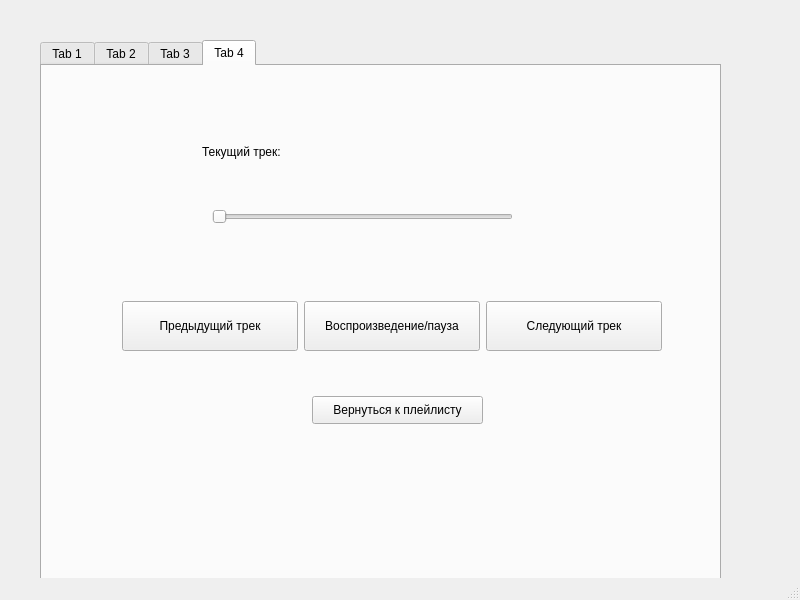
<?xml version="1.0" encoding="UTF-8"?>
<ui version="4.0">
 <class>MainWindow</class>
 <widget class="QMainWindow" name="MainWindow">
  <property name="geometry">
   <rect>
    <x>0</x>
    <y>0</y>
    <width>800</width>
    <height>600</height>
   </rect>
  </property>
  <property name="windowTitle">
   <string>MainWindow</string>
  </property>
  <widget class="QWidget" name="centralwidget">
   <widget class="QTabWidget" name="tabWidget">
    <property name="geometry">
     <rect>
      <x>40</x>
      <y>40</y>
      <width>681</width>
      <height>561</height>
     </rect>
    </property>
    <property name="currentIndex">
     <number>3</number>
    </property>
    <widget class="QWidget" name="tab">
     <attribute name="title">
      <string>Tab 1</string>
     </attribute>
     <widget class="QListWidget" name="listWidget">
      <property name="geometry">
       <rect>
        <x>40</x>
        <y>40</y>
        <width>311</width>
        <height>321</height>
       </rect>
      </property>
     </widget>
     <widget class="QWidget" name="verticalLayoutWidget">
      <property name="geometry">
       <rect>
        <x>410</x>
        <y>60</y>
        <width>160</width>
        <height>271</height>
       </rect>
      </property>
      <layout class="QVBoxLayout" name="verticalLayout">
       <item>
        <widget class="QPushButton" name="pushButton_2">
         <property name="text">
          <string>Перейти к плейлисту</string>
         </property>
        </widget>
       </item>
       <item>
        <widget class="QPushButton" name="pushButton">
         <property name="text">
          <string>Создать плейлист</string>
         </property>
        </widget>
       </item>
       <item>
        <widget class="QPushButton" name="pushButton_3">
         <property name="text">
          <string>Удалить плейлист</string>
         </property>
        </widget>
       </item>
      </layout>
     </widget>
    </widget>
    <widget class="QWidget" name="tab_3">
     <attribute name="title">
      <string>Tab 2</string>
     </attribute>
     <widget class="QWidget" name="verticalLayoutWidget_3">
      <property name="geometry">
       <rect>
        <x>420</x>
        <y>100</y>
        <width>160</width>
        <height>211</height>
       </rect>
      </property>
      <layout class="QVBoxLayout" name="verticalLayout_3">
       <item>
        <widget class="QPushButton" name="pushButton_10">
         <property name="text">
          <string>Добавить трек</string>
         </property>
        </widget>
       </item>
       <item>
        <widget class="QPushButton" name="pushButton_11">
         <property name="text">
          <string>Удалить трек</string>
         </property>
        </widget>
       </item>
       <item>
        <widget class="QPushButton" name="pushButton_9">
         <property name="text">
          <string>Завершить создание</string>
         </property>
        </widget>
       </item>
      </layout>
     </widget>
     <widget class="QListWidget" name="listWidget_3">
      <property name="geometry">
       <rect>
        <x>40</x>
        <y>50</y>
        <width>291</width>
        <height>341</height>
       </rect>
      </property>
     </widget>
     <widget class="QLabel" name="label_2">
      <property name="geometry">
       <rect>
        <x>40</x>
        <y>20</y>
        <width>291</width>
        <height>16</height>
       </rect>
      </property>
      <property name="text">
       <string>Плейлист:</string>
      </property>
     </widget>
    </widget>
    <widget class="QWidget" name="tab_2">
     <attribute name="title">
      <string>Tab 3</string>
     </attribute>
     <widget class="QListWidget" name="listWidget_2">
      <property name="geometry">
       <rect>
        <x>20</x>
        <y>50</y>
        <width>301</width>
        <height>351</height>
       </rect>
      </property>
     </widget>
     <widget class="QWidget" name="verticalLayoutWidget_2">
      <property name="geometry">
       <rect>
        <x>400</x>
        <y>60</y>
        <width>211</width>
        <height>331</height>
       </rect>
      </property>
      <layout class="QVBoxLayout" name="verticalLayout_2">
       <item>
        <widget class="QPushButton" name="pushButton_5">
         <property name="text">
          <string>Воспроизвести все</string>
         </property>
        </widget>
       </item>
       <item>
        <widget class="QPushButton" name="pushButton_8">
         <property name="text">
          <string>Добавить трек</string>
         </property>
        </widget>
       </item>
       <item>
        <widget class="QPushButton" name="pushButton_6">
         <property name="text">
          <string>Удалить трек</string>
         </property>
        </widget>
       </item>
       <item>
        <widget class="QPushButton" name="pushButton_4">
         <property name="text">
          <string>Поменять местами</string>
         </property>
        </widget>
       </item>
       <item>
        <widget class="QPushButton" name="pushButton_7">
         <property name="text">
          <string>Перейти к плейлистам</string>
         </property>
        </widget>
       </item>
      </layout>
     </widget>
     <widget class="QLabel" name="label">
      <property name="geometry">
       <rect>
        <x>30</x>
        <y>10</y>
        <width>281</width>
        <height>31</height>
       </rect>
      </property>
      <property name="text">
       <string>Плейлист:</string>
      </property>
     </widget>
    </widget>
    <widget class="QWidget" name="tab_4">
     <attribute name="title">
      <string>Tab 4</string>
     </attribute>
     <widget class="QLabel" name="label_3">
      <property name="geometry">
       <rect>
        <x>160</x>
        <y>60</y>
        <width>311</width>
        <height>51</height>
       </rect>
      </property>
      <property name="text">
       <string>Текущий трек:</string>
      </property>
     </widget>
     <widget class="QSlider" name="horizontalSlider">
      <property name="geometry">
       <rect>
        <x>170</x>
        <y>130</y>
        <width>301</width>
        <height>41</height>
       </rect>
      </property>
      <property name="orientation">
       <enum>Qt::Horizontal</enum>
      </property>
     </widget>
     <widget class="QWidget" name="horizontalLayoutWidget">
      <property name="geometry">
       <rect>
        <x>80</x>
        <y>220</y>
        <width>540</width>
        <height>80</height>
       </rect>
      </property>
      <layout class="QHBoxLayout" name="horizontalLayout">
       <item>
        <widget class="QPushButton" name="pushButton_13">
         <property name="minimumSize">
          <size>
           <width>0</width>
           <height>50</height>
          </size>
         </property>
         <property name="text">
          <string>Предыдущий трек</string>
         </property>
        </widget>
       </item>
       <item>
        <widget class="QPushButton" name="pushButton_14">
         <property name="minimumSize">
          <size>
           <width>0</width>
           <height>50</height>
          </size>
         </property>
         <property name="text">
          <string>Воспроизведение/пауза</string>
         </property>
        </widget>
       </item>
       <item>
        <widget class="QPushButton" name="pushButton_12">
         <property name="minimumSize">
          <size>
           <width>0</width>
           <height>50</height>
          </size>
         </property>
         <property name="text">
          <string>Следующий трек</string>
         </property>
        </widget>
       </item>
      </layout>
     </widget>
     <widget class="QPushButton" name="pushButton_15">
      <property name="geometry">
       <rect>
        <x>270</x>
        <y>330</y>
        <width>171</width>
        <height>28</height>
       </rect>
      </property>
      <property name="text">
       <string>Вернуться к плейлисту</string>
      </property>
     </widget>
    </widget>
   </widget>
  </widget>
  <widget class="QStatusBar" name="statusbar"/>
 </widget>
 <resources/>
 <connections/>
</ui>
